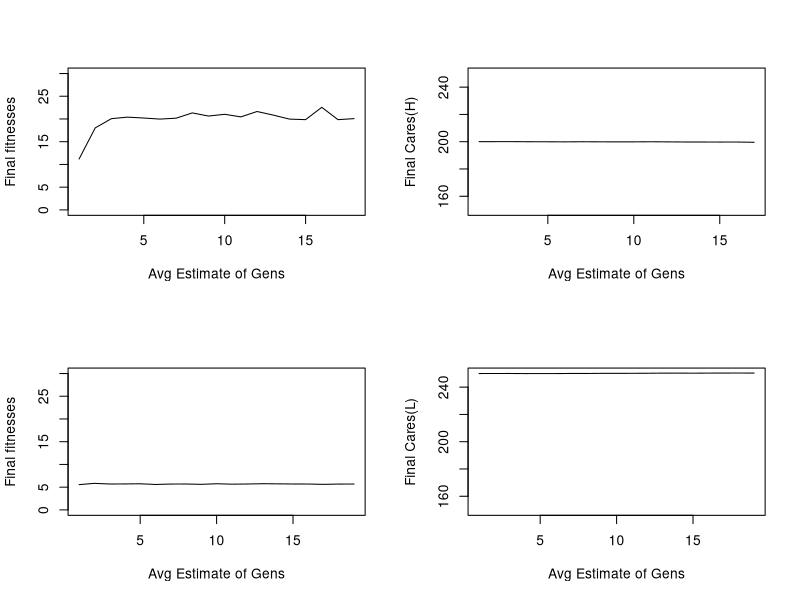
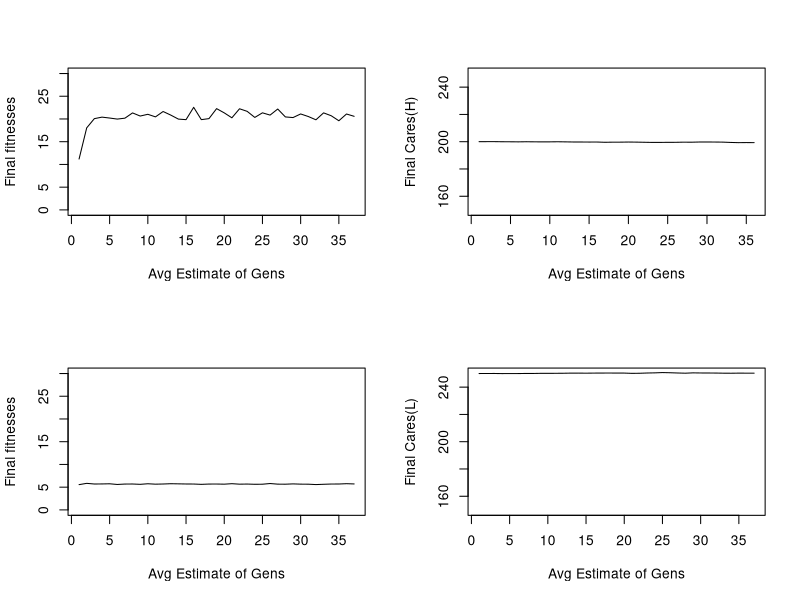
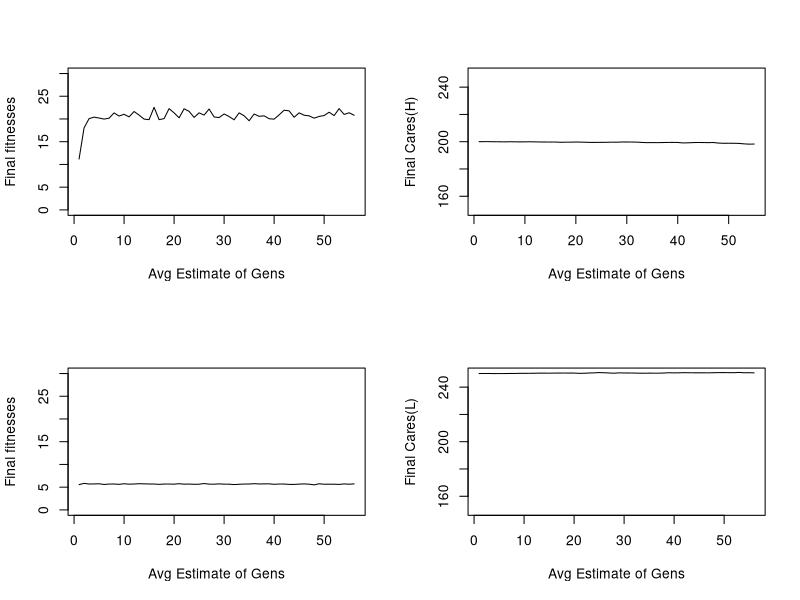
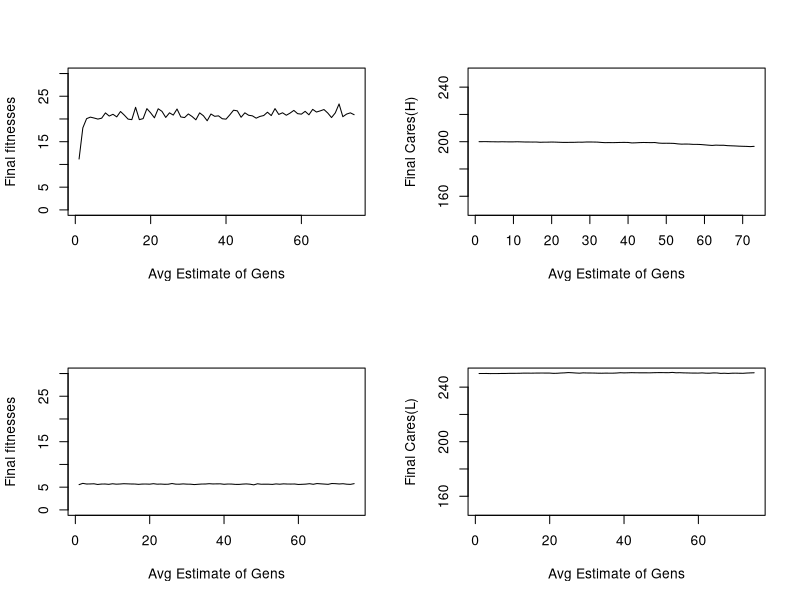
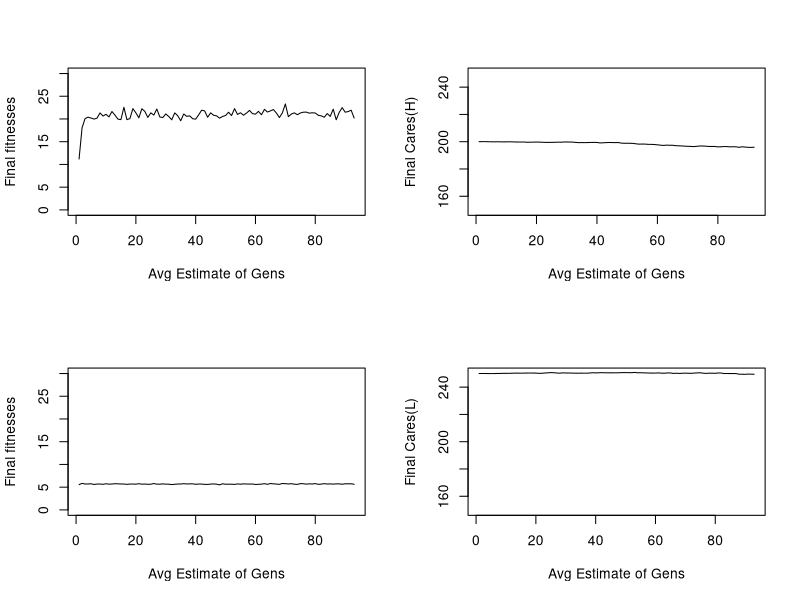

Recreate these plots in R, in order.
N=1000 #Pop Size
gen=500 #No. of generations (although not discrete)


care_h=200  
care_l=250
w=5 #Size of clutch

hi_g = 0.000006
lo_g = 0.000014

randmut =0.001 #0.1% 
std_dev=0.3

step=1000
qlty=sample(c(hi_g,lo_g),N,replace = TRUE)

pop=data.frame(id= 1:N, #Unique identification
               careh=rep(care_h),
               carel=rep(care_l),#Care prob.
               quality=qlty,
               index=rep(1),
               alive=rep(1),
               fit=rep(0),
               fitx=rep(0))
  
finalfith=vector("list")
finalcareh=vector("list")
  
finalfitl=vector("list")
finalcarel=vector("list")
  
for (o in 1:gen){  
  sum_r1=sum(pop$index)
  while(sum_r1>0){
    
    #Sampling the pair
    k=sample(pop$id,size=2, prob =pop$index, replace = FALSE)
    
    #Generating relevant variables
    i1<-k[1]
    i2<-k[2]
   
    g1=pop$quality[i1]
    g2=pop$quality[i2]
    
    if(g1==hi_g){
      c1=pop$careh[i1]
    }
   else{
     c1=pop$carel[i1]
   }
    if(g2==hi_g){
      c2=pop$careh[i2]
    }
    else{
      c2=pop$carel[i2]
    }
    #Updating Fitnesses
    thisfit=w*((c1+c2)/(1+c1+c2))
    pop$fitx[i1]=pop$fitx[i2]=thisfit
    
    pop$fit[i1]=pop$fit[i1]+thisfit
    pop$fit[i2]=pop$fit[i2]+thisfit
    
    #Updating Indices- Removed from Round 1
    pop$index[i1]=0
    pop$index[i2]=0
    sum_r1=sum(pop$index)
    
   #Alive?
    drate_1=min(g1*c1*c1,1)
    drate_2=min(g2*c2*c2,1)
    pop$alive[i1]=sample(c(0,1),1,prob=c(drate_1,1-drate_1))
    pop$alive[i2]=sample(c(0,1),1,prob=c(drate_2,1-drate_2))
  }
  alives=split(pop,pop$alive)[["1"]]
  alives$index=rep(1)
  
  deads=split(pop,pop$alive)[["0"]]
  
  finalfith=c(as.numeric(finalfith),split(deads,deads$quality)[[as.character(hi_g)]]$fit)
  finalcareh=c(as.numeric(finalcareh),split(deads,deads$quality)[[as.character(hi_g)]]$careh)
  
  finalfitl=c(as.numeric(finalfitl),split(deads,deads$quality)[[as.character(lo_g)]]$fit)
  finalcarel=c(as.numeric(finalcarel),split(deads,deads$quality)[[as.character(lo_g)]]$carel)
  
  NN=nrow(deads)
  offspring= sample(pop$id,NN,prob = pop$fitx, replace = TRUE)
 
  careh_new= pop$careh[offspring]
  carel_new=pop$carel[offspring]
  
  deads$careh=pmax(careh_new + rnorm(NN,0,std_dev),0)
  deads$carel=pmax(carel_new + rnorm(NN,0,std_dev),0)
  
  deads$fit=deads$fitx=rep(0)
  deads$index=deads$alive=rep(1)
  
  deads$quality=sample(c(hi_g,lo_g),NN,replace = TRUE)
  
  pop=rbind(alives,deads) #New population
  pop=pop[order(pop$id),]
  
  if (o %% 100==0){ 
    print(o)
    a1=a2=a3=a4=c()
    for (a in 2:(length(finalcareh)%/%step)){
      a1=c(a1,mean(finalcareh[((a-1)*step+1):(a*step)]))
    }
    for (b in 1:(length(finalcarel)%/%step)){
      a2=c(a2,mean(finalcarel[((b-1)*step+1):(b*step)]))
    }
    for (c in 1:(length(finalfith)%/%step)){
      a3=c(a3,mean(finalfith[((c-1)*step+1):(c*step)]))
    }
    for (d in 1:(length(finalfitl)%/%step)){
      a4=c(a4,mean(finalfitl[((d-1)*step+1):(d*step)]))
    }
    par(mfrow=c(2,2))
    plot(seq(length(a3)),a3,type = "l",xlab="Avg Estimate of Gens", ylab="Final fitnesses",ylim =c(0,30))
    plot(seq(length(a1)),a1,type = "l",xlab="Avg Estimate of Gens", ylab="Final Cares(H)",ylim=c(150,250))
    plot(seq(length(a4)),a4,type = "l",xlab="Avg Estimate of Gens", ylab="Final fitnesses",ylim =c(0,30))
    plot(seq(length(a2)),a2,type = "l",xlab="Avg Estimate of Gens", ylab="Final Cares(L)",ylim=c(150,250))
  }
}
